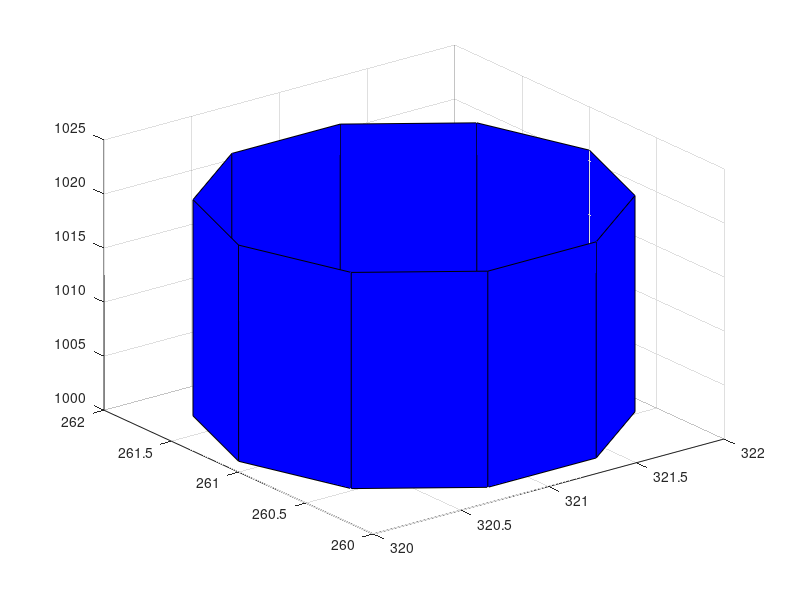

This figure's MATLAB source:
function plotwells()

zmax=1019;%-1019;
zmin=1001;%-1019;

[Xiw,Yiw,Ziw]=cylinder([1 1],10);
Ziw=Ziw+zmin;
Ziw(2,:)=zmax+2;
surf(Xiw+321,Yiw+321,Ziw,'FaceColor','r')

% other injection wells
iw=[351 321;291 321;321 291;321 351];
for iwell=1:length(iw)
    surf(Xiw+iw(iwell,1),Yiw+iw(iwell,2),Ziw,'FaceColor','r')
end

% monitoring wells
mw=[291 291; 291 351; 351 291; 351 351; 381 321; 261 321; 321 381; 321 261];
for iwell=1:length(mw)
    surf(Xiw+mw(iwell,1),Yiw+mw(iwell,2),Ziw,'FaceColor','b')
end